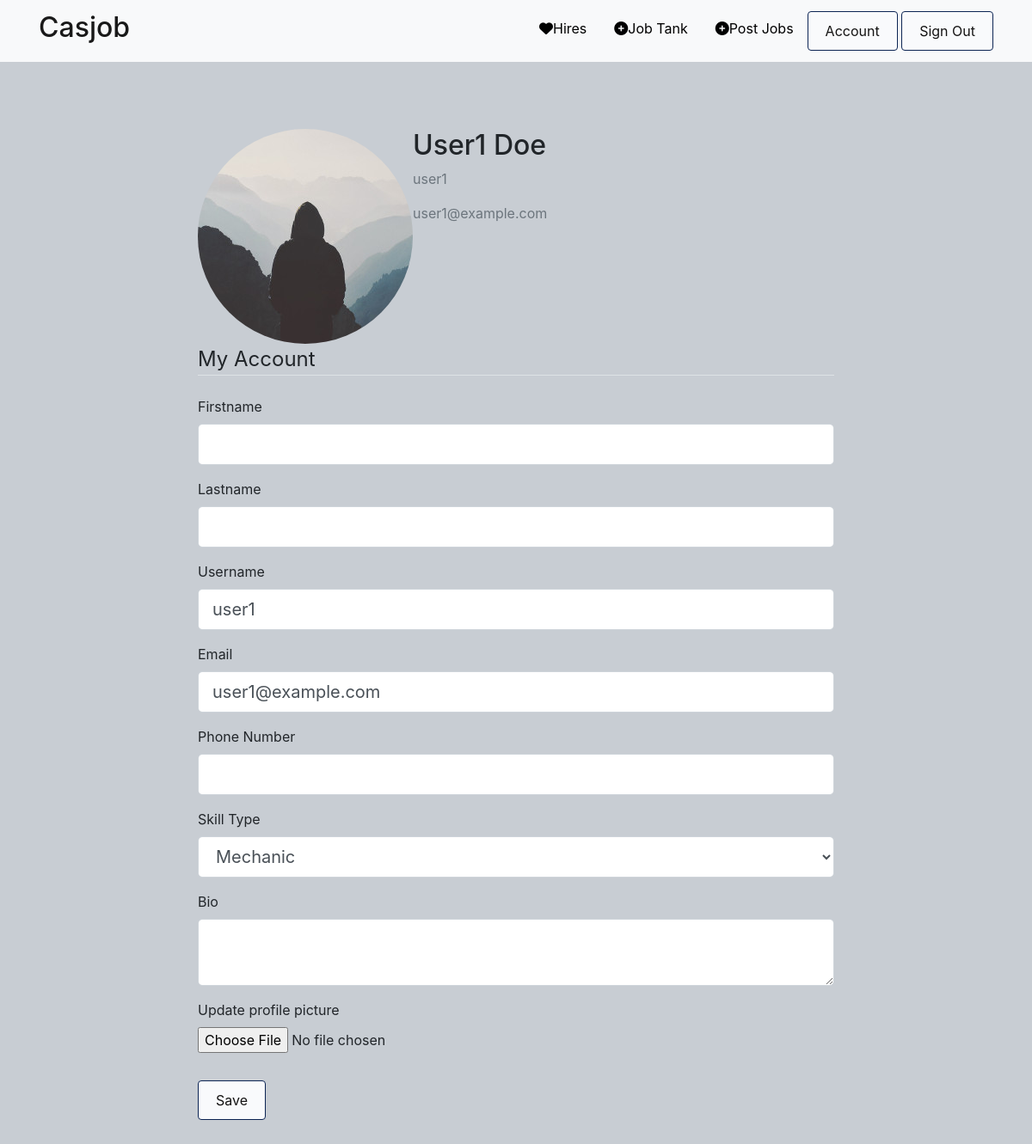
Screenshot of /account (signed in) with the database file from the repository.
### casjob/models.py (models this page shows, shortened)
class User(db.Model, UserMixin):
    id = db.Column(db.Integer, primary_key=True)
    firstname = db.Column(db.String(20), unique=False, nullable=True)
    lastname = db.Column(db.String(20), unique=False, nullable=True)
    username = db.Column(db.String(20), unique=True, nullable=False)
    phone_number = db.Column(db.String(20), unique=True, nullable=True)
    email = db.Column(db.String(120), unique=True, nullable=False)
    skill_type = db.Column(db.String(50), nullable=True)
    bio = db.Column(db.String(300), nullable=True)
    image_file = db.Column(db.String(20), nullable=False, default='default.jpg')
    password = db.Column(db.String(60), nullable=False)
    years_of_experience = db.Column(db.Integer)
    posts = db.relationship('Post', backref='author', lazy=True)
    applications = db.relationship('JobApplication', backref='applicant', lazy=True)

### casjob/routes.py (the view)
@app.route('/account', methods=['GET', 'POST'])
@login_required
def account():
    form = UpdateAccountForm()
    if form.validate_on_submit():
        if form.image.data:
            picture_file = save_picture(form.image.data)
            current_user.image_file = picture_file
        current_user.firstname = form.firstname.data
        current_user.lastname = form.lastname.data
        current_user.username = form.username.data
        current_user.email = form.email.data
        current_user.phone_number = form.phone_number.data
        current_user.skill_type = form.skill_type.data
        current_user.bio = form.bio.data
        db.session.commit()
        flash('Your account has been updated!', 'success')
        return redirect(url_for('account'))
    elif request.method == 'GET':
        form.username.data = current_user.username
        form.email.data = current_user.email
    image_file = url_for('static', filename='profile_pics/' + current_user.image_file)
    return render_template('account.html', title='Account', image_file=image_file, form=form)

### casjob/forms.py (shortened to what this page needs)
class UpdateAccountForm(FlaskForm):
    firstname = StringField('Firstname',
                           validators=[DataRequired(), Length(min=2, max=20)])
    lastname = StringField('Lastname',
                           validators=[DataRequired(), Length(min=2, max=20)])
    username = StringField('Username',
                           validators=[DataRequired(), Length(min=2, max=20)])
    email = StringField('Email',
                           validators=[DataRequired(), Email()])
    skill_type = SelectField('Skill Type', choices=[(skill, skill) for skill in SKILLS])
    phone_number = StringField('Phone Number', validators=[DataRequired(), Length(min=10, max=15)])
    bio = TextAreaField('Bio', validators=[DataRequired()])
    image = FileField('Update profile picture', validators=[FileAllowed(['jpg', 'png'])])
    submit = SubmitField('Save')

### casjob/models.py (called while the page is built)
@login_manager.user_loader
def load_user(user_id):
    return User.query.get(int(user_id))

### casjob/Templates/account.html (shortened to what this page needs)
{% extends 'base.html' %}
{% block content %}
    <div class="content-section">
        <div class="media">
            <img class="rounded-circle account-img" src="{{ image_file }}">
            <div class="media-body">
                <h2 class="account-heading">{{ current_user.firstname }} {{ current_user.lastname }}</h2>
                <p class="text-secondary">{{ current_user.username }}</p>
                <p class="text-secondary">{{ current_user.email }}</p>
            </div>
        </div>
        <div class="content-section mx-auto" style="max-width: 740px;">
            <form method="POST" action="" enctype="multipart/form-data">
                <fieldset class="form-group">
                    <legend class="border-bottom mb-4">My Account</legend>
                    <div class="form-group">
                        {{ form.firstname.label(class="form-control-label") }}
                        {% if form.firstname.errors %}
                            {{ form.firstname(class="form-control form-control-lg is-invalid") }}
                            <div class="invalid-feedback">
                                {% for error in form.firstname.errors %}
                                    <span>{{ error }}</span>
                                {% endfor %}
                            </div>
                        {% else %}
                            {{ form.firstname(class="form-control form-control-lg") }}
                        {% endif %}
                    </div>
                    <div class="form-group">
                        {{ form.lastname.label(class="form-control-label") }}
                        {% if form.lastname.errors %}
                            {{ form.lastname(class="form-control form-control-lg is-invalid") }}
                            <div class="invalid-feedback">
                                {% for error in form.lastname.errors %}
                                    <span>{{ error }}</span>
                                {% endfor %}
                            </div>
                        {% else %}
                            {{ form.lastname(class="form-control form-control-lg") }}
                        {% endif %}
                    </div>
                    <div class="form-group">
                        {{ form.username.label(class="form-control-label") }}
                        {% if form.username.errors %}
                            {{ form.username(class="form-control form-control-lg is-invalid") }}
                            <div class="invalid-feedback">
                                {% for error in form.username.errors %}
                                    <span>{{ error }}</span>
                                {% endfor %}
                            </div>
                        {% else %}
                            {{ form.username(class="form-control form-control-lg") }}
                        {% endif %}
                    </div>
                    <div class="form-group">
                        {{ form.email.label(class="form-control-label") }}
                        {% if form.email.errors %}
                            {{ form.email(class="form-control form-control-lg is-invalid") }}
                            <div class="invalid-feedback">
                                {% for error in form.email.errors %}
                                    <span>{{ error }}</span>
                                {% endfor %}
                            </div>
                        {% else %}
                            {{ form.email(class="form-control form-control-lg") }}
                        {% endif %}
                    </div>
                    <div class="form-group">
                        {{ form.phone_number.label(class="form-control-label") }}
                        {% if form.phone_number.errors %}
                            {{ form.phone_number(class="form-control form-control-lg is-invalid") }}
                            <div class="invalid-feedback">
                                {% for error in form.phone_number.errors %}
                                    <span>{{ error }}</span>
                                {% endfor %}
                            </div>
                        {% else %}
                            {{ form.phone_number(class="form-control form-control-lg") }}
                        {% endif %}
                    </div>
                    <div class="form-group">
                        {{ form.skill_type.label(class="form-control-label") }}
                        {{ form.skill_type(class="form-control form-control-lg") }}
                    </div>
                    <div class="form-group">
                        {{ form.bio.label(class="form-control-label") }}
                        {{ form.bio(class="form-control form-control-lg") }}
                    </div>
                    <div class="form-group">
                        {{ form.image.label() }}
                        {{ form.image(class="form-control-file") }}
                    </div>
                </fieldset>
                <div class="form-group">
                    {{ form.submit(class="btn btn-outline-info custom-submit-btn") }}
                </div>
            </form>
        </div>
    </div>
{% endblock content %}

### casjob/static/main.css (style rules this page uses)
body { background-color: rgb(200, 205, 211); margin-top: 100px; padding: 50px; }
.btn { background-color: #f9fafc; color: #141313; border: solid 1px; border-color: #0c2453; padding: 10px 20px; cursor: pointer; }

### rows the page displays
User: firstname "User1", lastname "Doe", username "user1", email "user1@example.com", skill_type "Mechanic"
